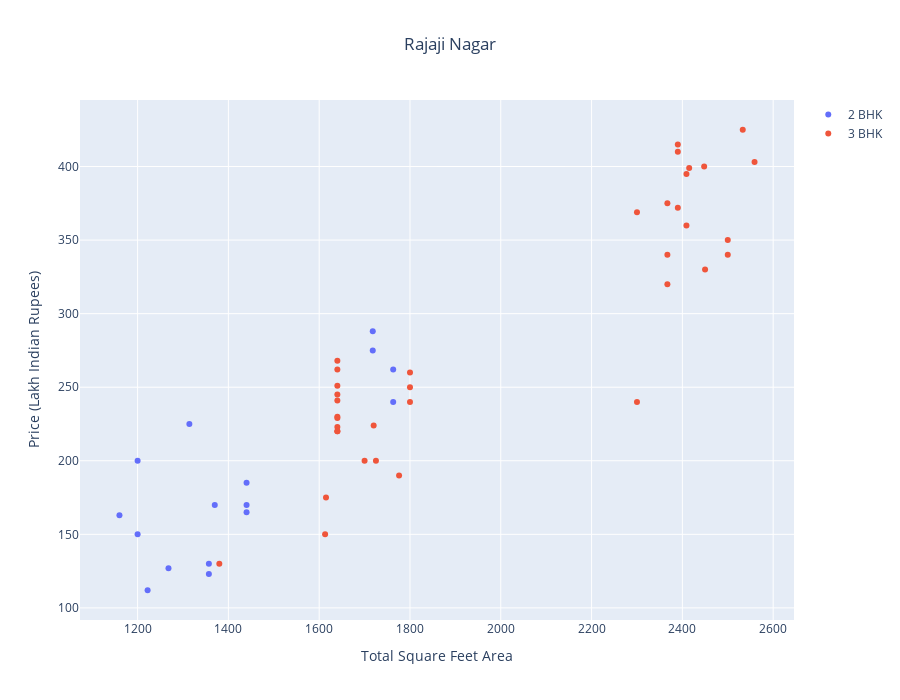

Write notebook code for a chart like this one.
### Markdown cell above
Let's check if for a given **`location`** how does the **2 BHK and 3 BHK** property prices look like

### Code cell
def plot_scatter_chart(df, location):
    bhk2 = df.loc[(df.location==location) & (df.BHK==2)]
    bhk3 = df.loc[(df.location==location) & (df.BHK==3)]
    fig = go.Figure(data = [go.Scatter(x = bhk2.total_sqft, y = bhk2.price, mode = 'markers', name = '2 BHK'), go.Scatter(x = bhk3.total_sqft, y = bhk3.price, mode = 'markers', name = '3 BHK')])
    fig.update_layout(title=location, yaxis_title='Price (Lakh Indian Rupees)', xaxis_title='Total Square Feet Area', width=900, height=700, title_x = 0.5)
    fig.show()

plot_scatter_chart(df, "Rajaji Nagar")

### Figure 1 — Plotly figure (JSON) as saved in the notebook; plotly's stock layout.template omitted (floating-point values rounded to 4 significant figures)
{"data": [{"mode": "markers", "name": "2 BHK", "type": "scatter", "x": [1370, 1718, 1200, 1160, 1222, 1440, 1440, 1357, 1763, 1268, 1200, 1357, 1718, 1763, 1314, 1440], "y": [170, 288, 150, 163, 112, 170, 185, 130, 262, 127, 200, 123, 275, 240, 225, 165]}, {"mode": "markers", "name": "3 BHK", "type": "scatter", "x": [1640, 2390, 2390, 1725, 1640, 1800, 1640, 2409, 2448, 1640, 1800, 2300, 1640, 2500, 1615, 1776, 2559, 1640, 1613, 1380, 1800, 2533, 2450, 1640, 2367, 1640, 1640, 2367, 1720, 1700, 2300, 2500, 2390, 2415, 2367, 2409, 1640], "y": [229, 415, 410, 200, 223, 260, 241, 360, 400, 230, 250, 369, 220, 350, 175, 190, 403, 220, 150, 130, 240, 425, 330, 262, 375, 251, 268, 340, 224, 200, 240, 340, 372, 399, 320, 395, 245]}], "layout": {"height": 700, "title": {"text": "Rajaji Nagar", "x": 0.5}, "width": 900, "xaxis": {"title": {"text": "Total Square Feet Area"}}, "yaxis": {"title": {"text": "Price (Lakh Indian Rupees)"}}}}
